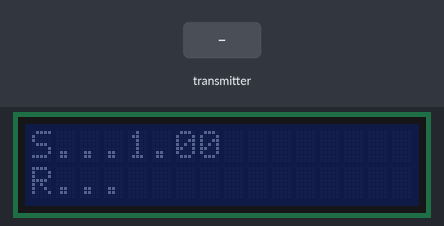
The sketch below on a simulated Arduino Uno, built with avr-gcc and run on an emulated ATmega328P. Shown: 16×2 character LCD. The test bench sets the inputs (shaded band). No radio packets arrive unless stated; what the sketch prints to the serial monitor is not drawn.

Above: at 2.19 s.
3.3 s: the transmitter starts sending _micros = 0
At 4.9 s:
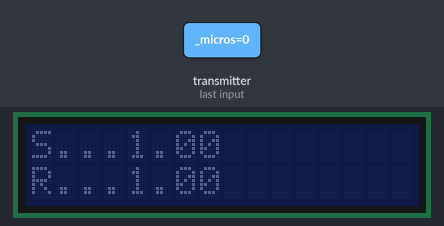
5.8 s: the transmitter starts sending value = 0
At 7.2 s:
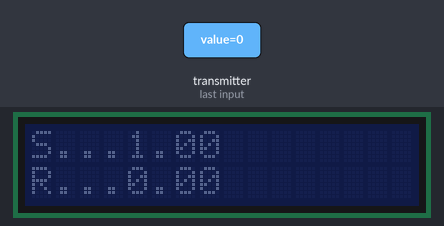
8.8 s: the transmitter starts sending value = 25
At 11.8 s:
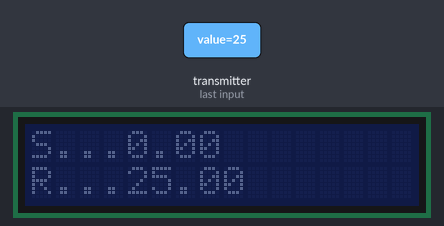
Timing chart, 0 to 13.3 s (numbered marks = the images above; inputs shaded):
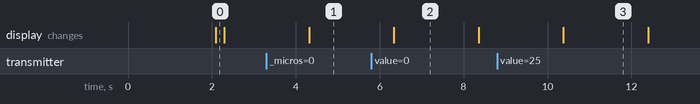

Measured:
- after the input at 3.3 s, the display: changes after 1.0 s (image 1)
- after the input at 5.8 s, the display: changes after 0.54 s (image 2)
- after the input at 8.8 s, the display: changes after 1.6 s (image 3)
- what the display in image 2 shows lasts 2.1 s, from 6.3 s to 8.4 s

The sketch:

ping.ino
```cpp
/*
  Getting Started example sketch for nRF24L01+ radios
  This is a very basic example of how to send data from one node to another
  Updated: Dec 2014 by TMRh20
*/
#include <SPI.h>
#include "RF24.h"
#include <LiquidCrystal_I2C.h>
#include <printf.h>

LiquidCrystal_I2C lcd(0x3F, 16, 2);
RF24 radio(7, 8);

/**********************************************************/
byte addresses[][6] = {"1Node", "2Node"};
struct dataStruct {
  unsigned long _micros;
  float value;
} myData;

void setup() {
  printf_begin();
  Serial.begin(115200);
  Serial.println(F("RF24/examples/GettingStarted - ping"));
  lcd.init(); // initialize the lcd
  lcd.noBacklight(); //Close the backlight

  radio.begin();
  // Open a writing and reading pipe on each radio, with opposite addresses
  radio.openWritingPipe(addresses[1]);
  radio.openReadingPipe(1, addresses[0]);
  radio.printDetails();

  lcd.print("1Node C");
  lcd.print(radio.getChannel());
  delay(2000);
  myData.value = 1.00;
  lcd.clear();
}
void loop() {
  /****************** Ping Out Role ***************************/
  radio.stopListening();                                    // First, stop listening so we can talk.
  Serial.println(F("Now sending"));
  lcd.setCursor(0, 0);
  lcd.print("S...");
  myData._micros = micros();
  if (!radio.write( &myData, sizeof(myData) )) {
    Serial.println(F("failed"));
    lcd.print("Fail");
  } else {
    lcd.print(myData.value);
  }

  radio.startListening();                                    // Now, continue listening
  unsigned long started_waiting_at = micros();               // Set up a timeout period, get the current microseconds
  boolean timeout = false;                                   // Set up a variable to indicate if a response was received or not

  lcd.setCursor(0 , 1);
  lcd.print("R...");
  while ( ! radio.available() ) {                            // While nothing is received
    if (micros() - started_waiting_at > 200000 ) {           // If waited longer than 200ms, indicate timeout and exit while loop
      timeout = true;
      break;
    }
  }

  if ( timeout ) {                                            // Describe the results
    Serial.println(F("Failed, response timed out."));
    lcd.print("Fail");
  } else {
    // Grab the response, compare, and send to debugging spew
    radio.read( &myData, sizeof(myData) );
    unsigned long time = micros();
    lcd.print(myData.value);

    // Spew it
    Serial.print(F("Sent "));
    Serial.print(time);
    Serial.print(F(", Got response "));
    Serial.print(myData._micros);
    Serial.print(F(", Round-trip delay "));
    Serial.print(time - myData._micros);
    Serial.print(F(" microseconds Value "));
    Serial.println(myData.value);
  }
  // Try again 1s later
  delay(2000);
} // Loop
```
